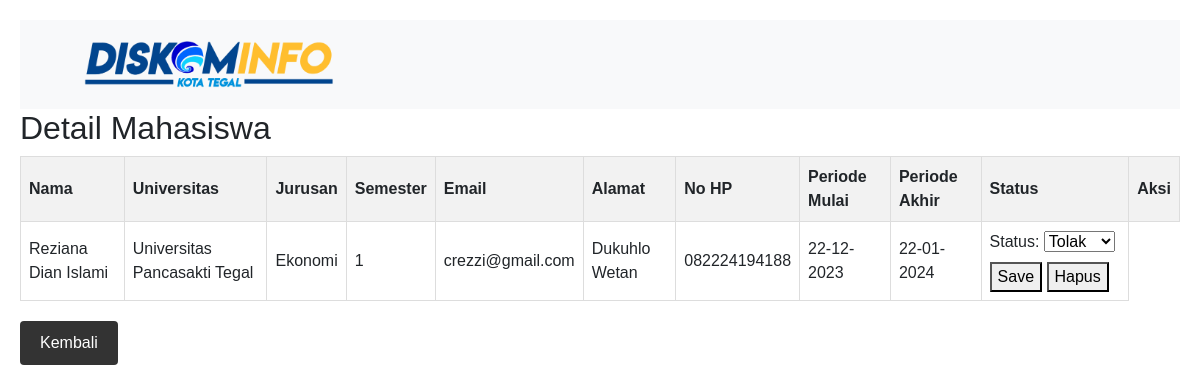
Page /detail-mahasiswa.php?id=1 on the committed database.
### tables this page shows
CREATE TABLE `data_mahasiswa` (
  `id` int(11) NOT NULL,
  `nama` varchar(100) NOT NULL,
  `universitas` varchar(50) NOT NULL,
  `jurusan` varchar(50) NOT NULL,
  `semester` int(5) NOT NULL,
  `email` varchar(100) NOT NULL,
  `alamat` varchar(400) NOT NULL,
  `no_hp` varchar(15) NOT NULL,
  `periode_mulai` varchar(50) NOT NULL,
  `periode_akhir` varchar(50) NOT NULL,
  `status` tinyint(1) NOT NULL
);

### detail-mahasiswa.php (the view, shortened to what this page needs)
<?php
include "functions.php";
if (isset($_GET['id'])) {
    $mahasiswa_id = $_GET['id'];
    $query = "SELECT * FROM data_mahasiswa WHERE id = $mahasiswa_id";
    $result = mysqli_query($conn, $query);
    if (mysqli_num_rows($result) > 0) {
      $mahasiswa = mysqli_fetch_assoc($result);
    } else {
      echo "Data not found";
    }
  }
?>
<!DOCTYPE html>
<html>
<head>
<link rel="stylesheet" href="./index.css" />
<link
      rel="stylesheet"
      href="https://cdn.jsdelivr.net/npm/bootstrap@4.3.1/dist/css/bootstrap.min.css"
    />
</head>
<body>
<nav class="navbar navbar-expand-lg navbar-light bg-light p-3">
      <a class="navbar-brand ml-5" href="./"><img class="logo-nav" src="./img/logo_diskominfo.png" alt="" /></a>
    </nav>
    <div class="row">
      <div class="col"><h2>Detail Mahasiswa</h2>
      <table>
  <tr>
    <th>Nama</th>
    <th>Universitas</th>
    <th>Jurusan</th>
    <th>Semester</th>
    <th>Email</th>
    <th>Alamat</th>
    <th>No HP</th>
    <th>Periode Mulai</th>
    <th>Periode Akhir</th>
    <th>Status</th>
    <th>Aksi</th>
  </tr>
  <tr>
    <td><?= $mahasiswa['nama'] ?></td>
    <td><?= $mahasiswa['universitas'] ?></td>
    <td><?= $mahasiswa['jurusan'] ?></td>
    <td><?= $mahasiswa['semester'] ?></td>
    <td><?= $mahasiswa['email'] ?></td>
    <td><?= $mahasiswa['alamat'] ?></td>
    <td><?= $mahasiswa['no_hp'] ?></td>
    <td><?= $mahasiswa['periode_mulai'] ?></td>
    <td><?= $mahasiswa['periode_akhir'] ?></td>
    <td>
      <form action="" method="POST">
        <label for="status">Status:</label>
        <select name="status" id="status">
          <option value="0">Tolak</option>
        </select>
        <button type="submit" class="btn-save" name="save">Save</button>
        <button type="submit" class="btn-delete" name="delete">Hapus</button>
      </form>
    </td>
  </tr>
</table>
    <a class="btn-back" href="list-pendaftar.php">Kembali</a>
  </div>
</div>
</body>
</html>

### index.css (style rules this page uses)
.logo-nav { width: 250px; }
html, body { max-width: 100%; overflow-x: hidden; }
body { background-color: #e6eaf5; font-family: "Roboto", sans-serif; }

### detail-mahasiswa.php (style rules this page uses)
body { font-family: Arial, sans-serif; padding: 20px; }
table { width: 100%; border-collapse: collapse; margin-bottom: 20px; }
th, td { padding: 8px; border: 1px solid #ddd; }
th { background-color: #f2f2f2; }
.btn-back { display: inline-block; padding: 10px 20px; background-color: #333; color: #fff; text-decoration: none; border-radius: 4px; }

### rows in the picture
data_mahasiswa: nama "Reziana Dian Islami", universitas "Universitas Pancasakti Tegal", jurusan "Ekonomi", semester "1", email "crezzi@gmail.com", alamat "Dukuhlo Wetan", no_hp "082224194188", periode_mulai "22-12-2023", periode_akhir "22-01-2024"
